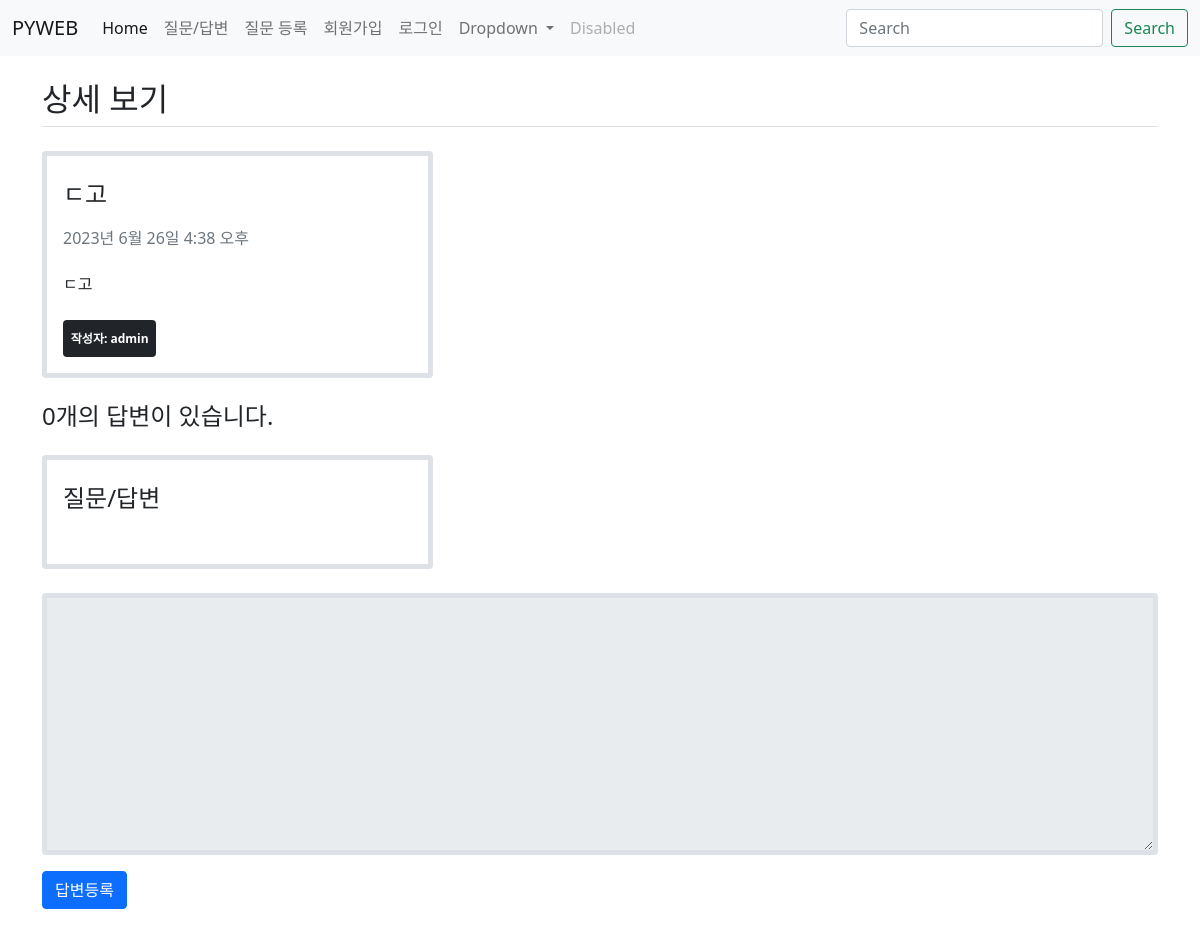
/board/19, run on the app's committed database.
### board/models.py (models this page shows, shortened)
class Question(models.Model):
    author = models.ForeignKey(User, on_delete=models.CASCADE, default=1)
    subject = models.CharField(max_length=200)  # 제목
    content = models.TextField()                # 질문 내용
    create_date = models.DateTimeField()        # 등록일
    hit = models.IntegerField(null=True)
    modify_date = models.DateTimeField(null=True, blank=True)

### board/views.py (the view)
# urls.py: path('<int:question_id>', views.detail, name='detail'),
def detail(request, question_id):
    question = get_object_or_404(Question, pk=question_id)
    context = {'question':question}
    return render(request, 'board/detail.html', context)

### templates/board/detail.html (shortened to what this page needs)
{% extends 'base.html' %}
{% block content %}
<div class="container my-3">
    <section id="detail">
        <h2 class="border-bottom py-2">상세 보기</h2>
        <div class="card my-4 border border-5" style="width: 35%;">
            <div class="card-body">
                <h4 class="card-title py-2">{{ question.subject }}</h4>
                <h6 class="card-subtitle py-2 mb-2 text-muted">{{ question.create_date }}</h6>
                <p class="card-text py-2">{{ question.content }}</p>
                <div class="d-flex">
                    <div class="badge bg-dark">
                        <p class="card-text py-2">작성자: {{ question.author }}</p>
                    </div>
                </div>
            </div>
        </div>
        <h4>{{ question.answer_set.count }}개의 답변이 있습니다.</h4>
        <div class="card my-4 border border-5" style="width: 35%;">
            <div class="card-body">
                <h4 class="card-title py-2">질문/답변</h4>
                <h6 class="card-subtitle py-2 mb-2 text-muted"></h6>
            </div>
        </div>
        <div class="form-group">
            <form action="{% url 'board:answer_create' question.id %}" method="post">
                <div>
                    <textarea name="content" rows="10" class="form-control border border-5"
                    {% if not user.is_authenticated %}disabled{% endif %}></textarea>
                    <button type="submit" class="btn btn-primary my-3"> 답변등록</button>
                </div>
            </form>
        </div>
    </section>
</div>
{% endblock %}

### data on the page
Question: subject "ㄷ고", create_date "2023년 6월 26일 4:38 오후", content "ㄷ고", author "admin", answer_set.count "0"
